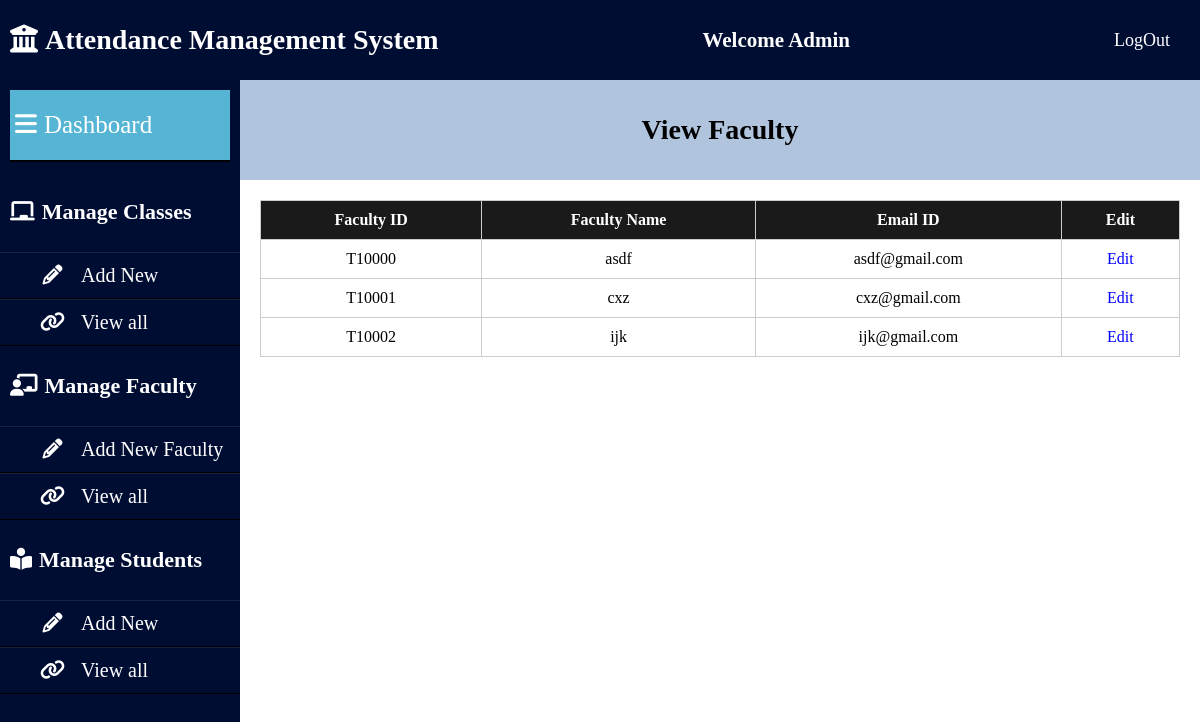
Before: /viewfaculty (signed in) with the older database file.
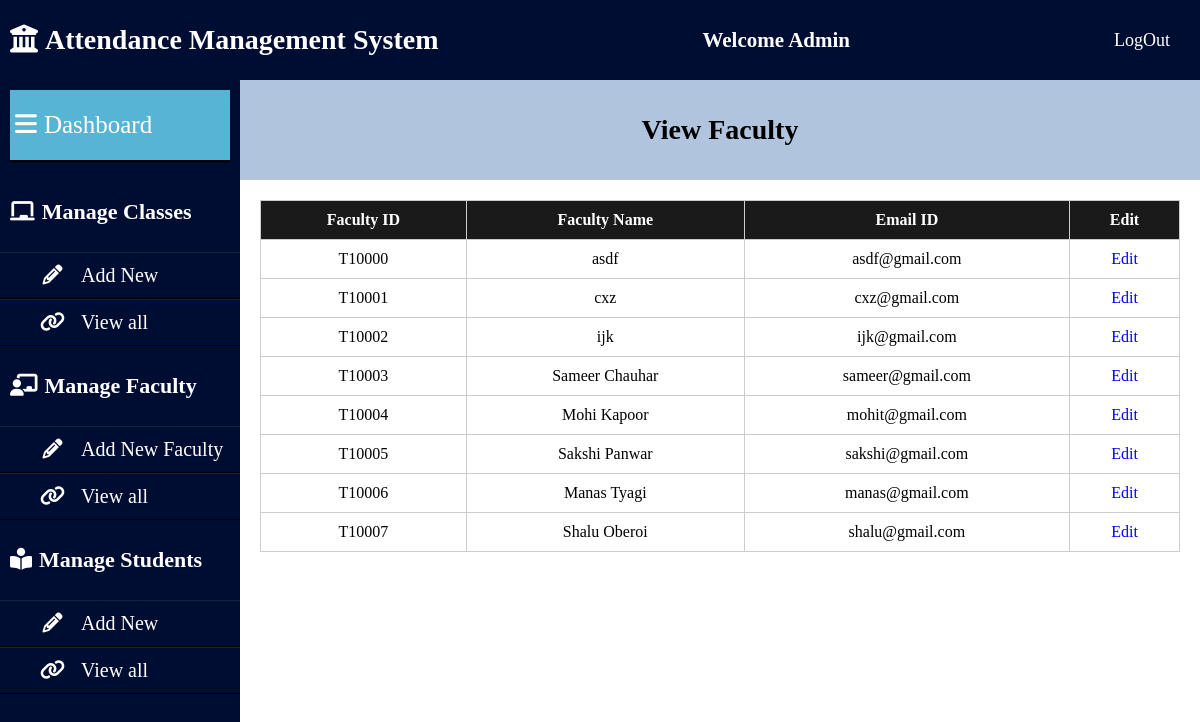
After: the same page with the newer database file.
### AMS_APP/models.py (models this page shows, shortened)
class Teacher(models.Model):
    teacher_id=models.CharField(max_length=15)
    teacher_name=models.CharField(max_length=30)
    email_id=models.CharField(max_length=30)
    password=models.CharField(max_length=30)

### AMS_APP/views.py (the view)
# urls.py: path('viewfaculty', views.viewfaculty, name='viewfaculty'),
def viewfaculty(request):
    if request.user.is_anonymous:
        return redirect("/")
    teacher_list=(Teacher.objects.all())
    return render(request, 'viewfaculty.html',
                  {'teacher_list':teacher_list})

### template/viewfaculty.html (shortened to what this page needs)
{% load static %}
<!DOCTYPE html>
<html lang="en">
<head>
    <link rel="stylesheet" href="https://cdnjs.cloudflare.com/ajax/libs/font-awesome/6.4.0/css/all.min.css">
    <link rel="stylesheet" type="text/css" href="{% static 'css/admindashboard.css'%}">
</head>
<body>
    <header class="mainheader">
        <h1><i class="fas fa-university"></i>Attendance Management System</h1>
        <h2>Welcome Admin</h2>
        <a href="/logoutuser" class="btn">LogOut</a>
    </header>
    <aside>
        <header>
            <a href="AdminDashboard">
                <i class="fas fa-bars"></i>Dashboard
            </a>
        </header>
        <ul>
            <li><h4><i class="fas fa-chalkboard"></i>Manage Classes</h4></li>
            <ul>
                <li><a href="/courseadd"><i class="fa fa-pencil fa-fw"></i>Add New</a></li>
                <li><a href="/viewclass"><i class="fa fa-link"></i>View all</a></li>
            </ul>
        </ul>
        <ul>
            <li><h4><i class="fas fa-chalkboard-teacher"></i>Manage Faculty</h4></li>
            <ul>
                <li><a href="/teacher"><i class="fa fa-pencil fa-fw"></i>Add New Faculty</a></li>
                <li><a href="/viewfaculty"><i class="fa fa-link"></i>View all</a></li>
            </ul>
        </ul>
        <ul>
            <li><h4><i class="fas fa-book-reader" aria-hidden="true"></i>Manage Students</h4></li>
            <ul>
                <li><a href="/addnewstudent"><i class="fa fa-pencil fa-fw"></i>Add New</a></li>
                <li><a href="/viewstudent"><i class="fa fa-link"></i>View all</a></li>
            </ul>
        </ul>
    </aside>
    <div class="content-container">
        <header id="topic">
            <h1>View Faculty</h1>
        </header>
        <main>
            <table id="faculty-table">
                <thead>
                    <tr>
                        <th>Faculty ID</th>
                        <th>Faculty Name</th>
                        <th>Email ID</th>
                        <th>Edit</th>
                    </tr>
                </thead>
                <tbody>
                    {% for q in teacher_list %}
						  <tr>
							<td>{{q.teacher_id}}</td>
							<td>{{q.teacher_name}}</td>
							<td>{{q.email_id}}</td>
							<td><a href="/teacher_mgmt/?teacher_id={{ q.teacher_id }}">Edit</a></td>
						  </tr>
						  {% endfor %}
                </tbody>
            </table>
        </main>
    </div>
</body>
</html>

Changed rows visible on the page:
added Teacher: teacher_id "T10003", teacher_name "Sameer Chauhar", email_id "sameer@gmail.com"
added Teacher: teacher_id "T10004", teacher_name "Mohi Kapoor", email_id "mohit@gmail.com"
added Teacher: teacher_id "T10005", teacher_name "Sakshi Panwar", email_id "sakshi@gmail.com"
added Teacher: teacher_id "T10006", teacher_name "Manas Tyagi", email_id "manas@gmail.com"
added Teacher: teacher_id "T10007", teacher_name "Shalu Oberoi", email_id "shalu@gmail.com"
